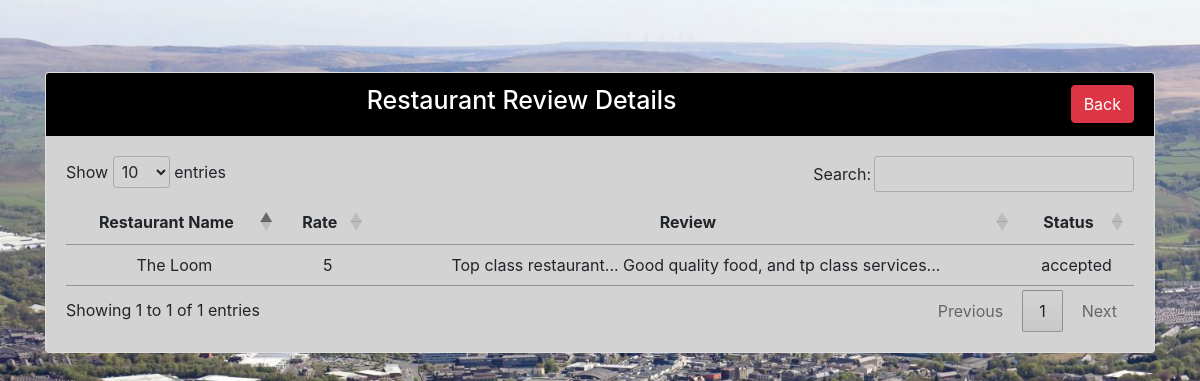
/res_review_view.php (signed in), run on the app's committed database.
### tables this page shows
CREATE TABLE `restaurant_review` (
  `id` int(11) NOT NULL,
  `restaurant_id` int(11) NOT NULL,
  `restaurant_name` varchar(255) NOT NULL,
  `rate` int(11) NOT NULL,
  `review` varchar(255) NOT NULL,
  `status` varchar(255) NOT NULL
);

### res_review_view.php (the view, shortened to what this page needs)
<?php
include "dbconn.php";
if(isset($_SESSION['id']) && $_SESSION['user_name'] && $_SESSION['email']){
?>
<!DOCTYPE html>
<html>
<head>
      <link rel="stylesheet" href="https://cdn.jsdelivr.net/npm/bootstrap@4.6.2/dist/css/bootstrap.min.css">
   <link rel="stylesheet" href="https://cdn.datatables.net/1.13.4/css/jquery.dataTables.min.css">
</head>
<body style="background-image: url('images/img-19.png'); background-repeat: no-repeat; background-size: cover; ">
<?php
$sql = "SELECT * FROM restaurant_review WHERE status='accepted' ORDER BY rate DESC";
$result = mysqli_query($conn, $sql);
if(mysqli_num_rows($result) > 0){
    ?>
        <br><br><br>
<div class="container">
<div class="row">
<div class="col-md-12">
<div class="card">
    <div class="card-header" style="text-align: center; color: white; background-color: black;">
    <div class="row">
        <div class="col-md-7" style="text-align: right;"><h2 style="font-size: 25px;">Restaurant Review Details</h2> </div>
        <div class="col-md-5" style="text-align: right;"><a href="home.php" class="btn btn-danger">Back</a></div>
    </div>
    </div>
    <div class="card-body" style="background-color: #D3D3D3;">
    <table id="example">
        <thead>
        <tr>
            <th style="text-align: center;">Restaurant Name</th>
            <th style="text-align: center;">Rate</th>
            <th style="text-align: center;">Review</th>
            <th style="text-align: center;">Status</th>
        </tr>
        </thead>
        <?php
        while($row = mysqli_fetch_array($result)){
            ?>
        <tbody style="text-align: center;">
        <tr>
            <td><?php echo $row['restaurant_name'] ?></td>
            <td><?php echo $row['rate'] ?></td>
            <td><?php echo $row['review'] ?></td>
            <td><?php echo $row['status'] ?></td>
        </tr>
        </tbody>
        <?php } ?>
    </table>
    </div>
</div>
</div>
</div>
</div>
<?php
}else{
    echo "Data Not Found!";
}
?>
<br><br><br><br><br><br>
</body>
</html>
<?php
}else{
    header("location: login.php");
    exit();
}
?>

### data on the page
restaurant_review: restaurant_name "The Loom", rate "5", review "Top class restaurant... Good quality food, and tp class services...", status "accepted"
